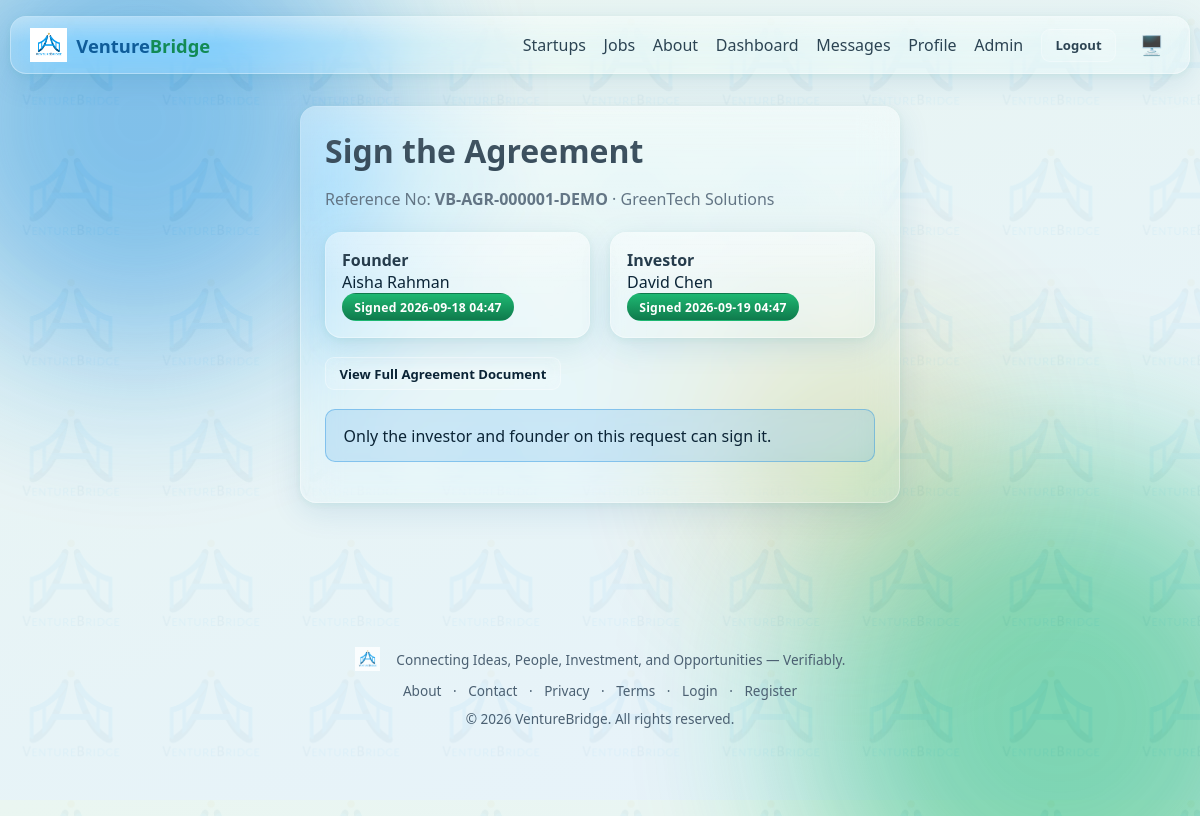
The page /investment/1/sign (signed in) on the database its author committed.
### models.py (models this page shows, shortened)
class Agreement(db.Model):
    id = db.Column(db.Integer, primary_key=True)
    request_id = db.Column(db.Integer, db.ForeignKey("investment_request.id"), unique=True, nullable=False)
    reference_no = db.Column(db.String(50), unique=True, nullable=False)
    funding_amount = db.Column(db.Numeric(14, 2), nullable=False)
    platform_fee_percent = db.Column(db.Float, default=2.5)
    benefit_terms = db.Column(db.Text)  # equity %, revenue share, etc., free text
    status = db.Column(db.String(20), default="awaiting_signatures")  # awaiting_signatures -> active
    created_at = db.Column(db.DateTime, default=datetime.utcnow)
    founder_signed_name = db.Column(db.String(150))
    founder_signed_at = db.Column(db.DateTime)
    investor_signed_name = db.Column(db.String(150))
    investor_signed_at = db.Column(db.DateTime)
    milestones = db.relationship("FundingMilestone", backref="agreement", cascade="all,delete", lazy="dynamic")

class Startup(db.Model):
    id = db.Column(db.Integer, primary_key=True)
    founder_id = db.Column(db.Integer, db.ForeignKey("user.id"), nullable=False)
    name = db.Column(db.String(150), nullable=False, index=True)
    logo = db.Column(db.String(255))
    description = db.Column(db.Text)
    industry = db.Column(db.String(120), index=True)
    stage = db.Column(db.String(30))
    location = db.Column(db.String(120), index=True)
    website = db.Column(db.String(255))
    founded_year = db.Column(db.Integer)
    business_model = db.Column(db.String(255))
    team_size = db.Column(db.Integer)
    is_active = db.Column(db.Boolean, default=True)
    document_status = db.Column(db.String(20), default="pending")
    created_at = db.Column(db.DateTime, default=datetime.utcnow)
    documents = db.relationship("StartupDocument", backref="startup", cascade="all,delete", lazy="dynamic")
    jobs = db.relationship("Job", backref="startup", cascade="all,delete", lazy="dynamic")
    investment_requests = db.relationship("InvestmentRequest", backref="startup", cascade="all,delete", lazy="dynamic")

class User(UserMixin, db.Model):
    id = db.Column(db.Integer, primary_key=True)
    full_name = db.Column(db.String(120), nullable=False)
    email = db.Column(db.String(150), unique=True, nullable=False, index=True)
    password_hash = db.Column(db.String(255), nullable=False)
    role = db.Column(db.String(20), nullable=False, index=True)
    is_active_account = db.Column(db.Boolean, default=True, nullable=False)
    created_at = db.Column(db.DateTime, default=datetime.utcnow)
    profile = db.relationship("Profile", backref="user", uselist=False, cascade="all,delete")
    startups = db.relationship("Startup", backref="founder", lazy="dynamic", foreign_keys="Startup.founder_id")
    @property
    def is_active(self):
        return self.is_active_account

### blueprints/investment.py (the view, shortened to what this page needs)
@bp.route("/<int:req_id>/sign", methods=["GET", "POST"])
@login_required
def sign_agreement(req_id):
    req = InvestmentRequest.query.get_or_404(req_id)
    _guard_party(req)
    agreement = req.agreement
    if not agreement:
        abort(404)
    is_founder = current_user.id == req.startup.founder_id
    is_investor = current_user.id == req.investor_id
    already_signed = (is_founder and agreement.founder_signed_at) or (is_investor and agreement.investor_signed_at)
    form = SignatureForm()
    return render_template("investment/sign.html", req=req, agreement=agreement, form=form,
                            is_founder=is_founder, is_investor=is_investor, already_signed=already_signed)

### blueprints/investment.py (called while the page is built)
def _guard_party(req):
    allowed = current_user.role == "admin" or current_user.id in (req.investor_id, req.startup.founder_id)
    if not allowed:
        abort(404)  # don't reveal the request exists to unrelated users

### templates/investment/sign.html (shortened to what this page needs)
{% extends "base.html" %}
{% block content %}
<div class="glass card-pad animate-in" style="max-width:600px;margin:0 auto;">
  <h1>Sign the Agreement</h1>
  <p class="text-muted">Reference No: <strong>{{ agreement.reference_no }}</strong> · {{ req.startup.name }}</p>
  <div class="grid grid-2" style="margin:1.2rem 0;">
    <div class="glass card-pad" style="padding:1rem;">
      <strong>Founder</strong><br>{{ req.startup.founder.full_name }}<br>
      {% if agreement.founder_signed_at %}
        <span class="badge badge-verified">Signed {{ agreement.founder_signed_at.strftime("%Y-%m-%d %H:%M") }}</span>
      {% else %}<span class="badge badge-pending">Awaiting Signature</span>{% endif %}
    </div>
    <div class="glass card-pad" style="padding:1rem;">
      <strong>Investor</strong><br>{{ req.investor.full_name }}<br>
      {% if agreement.investor_signed_at %}
        <span class="badge badge-verified">Signed {{ agreement.investor_signed_at.strftime("%Y-%m-%d %H:%M") }}</span>
      {% else %}<span class="badge badge-pending">Awaiting Signature</span>{% endif %}
    </div>
  </div>
  <a href="{{ url_for('investment.agreement', req_id=req.id) }}" class="btn btn-outline btn-sm">View Full Agreement Document</a>
  {% if already_signed %}
    <div class="alert alert-info" style="margin-top:1.2rem;">You've already signed this agreement.
      {% if not agreement.is_fully_signed() %}Waiting for the other party.{% endif %}</div>
  {% elif not is_founder and not is_investor %}
    <div class="alert alert-info" style="margin-top:1.2rem;">Only the investor and founder on this request can sign it.</div>
  {% endif %}
</div>
{% endblock %}

### static/css/style.css (style rules this page uses)
:root { --radius: 16px; --radius-sm: 10px; --font: "Segoe UI", system-ui, -apple-system, "Helvetica Neue", Arial, sans-serif; --blue-900:#0a2f4d; --blue-700:#0f5c99; --blue-500:#1f8fe0; --blue-300:#7cc4f5; --green-700:#0f7a4c; --green-500:#1eb872; --green-300:#8fe3b8; --gold:#c9a227; --bg-grad-1: var(--blue-500); --bg-grad-2: var(--green-500); --bg-grad-3: var(--gold); --glass-bg: rgba(255,255,255,0.14); --glass-border: rgba(255,255,255,0.35); --glass-shine: rgba(255,255,255,0.55); --text-main:#0b2436; --text-muted:#4b6072; --page-bg-1:#eaf6f1; --page-bg-2:#e5f2fb; }
* { box-sizing:border-box; }
html,body { height:100%; }
body { margin:0; font-family:var(--font); color:var(--text-main); background: linear-gradient(160deg, var(--page-bg-1), var(--page-bg-2)); min-height:100vh; position:relative; overflow-x:hidden; transition: background .3s ease, color .3s ease; }
.glass { position:relative; background: var(--glass-bg); backdrop-filter: blur(18px) saturate(140%); -webkit-backdrop-filter: blur(18px) saturate(140%); border: 1px solid var(--glass-border); border-radius: var(--radius); box-shadow: 0 8px 32px rgba(15,92,153,0.12), 0 2px 8px rgba(30,184,114,0.08); overflow:hidden; }
.glass::before { content:""; position:absolute; top:0; left:0; right:0; height:46%; background: linear-gradient(180deg, var(--glass-shine), transparent); opacity:.5; pointer-events:none; }
.card-pad { padding:1.5rem; }
.animate-in { animation: fadeSlideIn .5s ease both; }
h1,h2,h3,h4 { margin:0 0 .5rem; line-height:1.25; }
p { line-height:1.6; }
a { color:var(--blue-700); text-decoration:none; }
.text-muted { color:var(--text-muted); }
.grid { display:grid; gap:1.25rem; }
.grid-2 { grid-template-columns:repeat(2,1fr); }
.btn { display:inline-flex; align-items:center; justify-content:center; gap:.4rem; padding:.65rem 1.3rem; border-radius:12px; font-weight:600; font-size:.95rem; border:1px solid transparent; cursor:pointer; transition: all .18s ease; text-decoration:none; position:relative; }
.btn-outline { background: rgba(255,255,255,.08); color:var(--text-main); border:1px solid var(--glass-border); backdrop-filter: blur(8px); }
.btn-sm { padding:.4rem .85rem; font-size:.82rem; border-radius:9px; }
.badge { display:inline-flex; align-items:center; gap:.3rem; padding:.28rem .7rem; border-radius:999px; font-size:.76rem; font-weight:700; letter-spacing:.02em; background:linear-gradient(180deg, rgba(255,255,255,.5), rgba(255,255,255,0)) , var(--glass-bg); border:1px solid var(--glass-border); }
.badge-verified { color:#fff; background:linear-gradient(180deg, var(--green-500), var(--green-700)); border-color:transparent; }
.alert { padding:.9rem 1.1rem; border-radius:var(--radius-sm); margin-bottom:1rem; border:1px solid var(--glass-border); backdrop-filter: blur(10px); }
.alert-info { background:rgba(31,143,224,.16); border-color:rgba(31,143,224,.4); }

### rows shown on the page
Agreement: reference_no "VB-AGR-000001-DEMO", founder_signed_at "2026-09-18 04:47", investor_signed_at "2026-09-19 04:47"
Startup: startup.name "GreenTech Solutions"
User: startup.founder.full_name "Aisha Rahman"
User: investor.full_name "David Chen"
